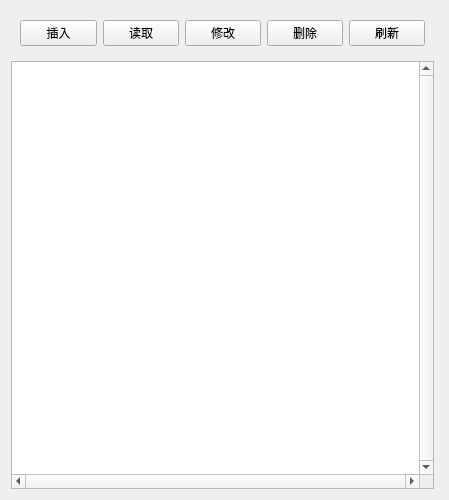
<?xml version="1.0" encoding="UTF-8"?>
<ui version="4.0">
 <class>SqlBoxShowWidget</class>
 <widget class="QWidget" name="SqlBoxShowWidget">
  <property name="geometry">
   <rect>
    <x>0</x>
    <y>0</y>
    <width>449</width>
    <height>500</height>
   </rect>
  </property>
  <property name="sizePolicy">
   <sizepolicy hsizetype="Fixed" vsizetype="Fixed">
    <horstretch>0</horstretch>
    <verstretch>0</verstretch>
   </sizepolicy>
  </property>
  <property name="minimumSize">
   <size>
    <width>440</width>
    <height>500</height>
   </size>
  </property>
  <property name="maximumSize">
   <size>
    <width>449</width>
    <height>500</height>
   </size>
  </property>
  <property name="windowTitle">
   <string>Form</string>
  </property>
  <layout class="QGridLayout" name="gridLayout">
   <property name="rightMargin">
    <number>15</number>
   </property>
   <item row="0" column="0">
    <widget class="QWidget" name="widget_3" native="true">
     <property name="minimumSize">
      <size>
       <width>0</width>
       <height>0</height>
      </size>
     </property>
     <layout class="QGridLayout" name="gridLayout_5">
      <item row="0" column="0">
       <widget class="QPushButton" name="pushButton_insert">
        <property name="text">
         <string>插入</string>
        </property>
       </widget>
      </item>
      <item row="0" column="1">
       <widget class="QPushButton" name="pushButton_read">
        <property name="text">
         <string>读取</string>
        </property>
       </widget>
      </item>
      <item row="0" column="2">
       <widget class="QPushButton" name="pushButton_edit">
        <property name="text">
         <string>修改</string>
        </property>
       </widget>
      </item>
      <item row="0" column="3">
       <widget class="QPushButton" name="pushButton_remove">
        <property name="text">
         <string>删除</string>
        </property>
       </widget>
      </item>
      <item row="0" column="4">
       <widget class="QPushButton" name="pushButton_refresh">
        <property name="text">
         <string>刷新</string>
        </property>
       </widget>
      </item>
     </layout>
    </widget>
   </item>
   <item row="1" column="0">
    <widget class="QTableWidget" name="tableWidget_boxes">
     <property name="verticalScrollBarPolicy">
      <enum>Qt::ScrollBarAlwaysOn</enum>
     </property>
     <property name="horizontalScrollBarPolicy">
      <enum>Qt::ScrollBarAlwaysOn</enum>
     </property>
     <property name="sizeAdjustPolicy">
      <enum>QAbstractScrollArea::AdjustToContents</enum>
     </property>
    </widget>
   </item>
  </layout>
 </widget>
 <resources/>
 <connections/>
</ui>
